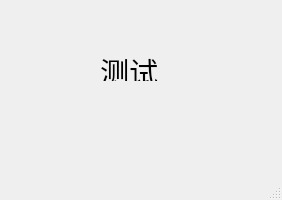
<?xml version="1.0" encoding="UTF-8"?>
<ui version="4.0">
 <class>MainWindow</class>
 <widget class="QMainWindow" name="MainWindow">
  <property name="geometry">
   <rect>
    <x>0</x>
    <y>0</y>
    <width>282</width>
    <height>200</height>
   </rect>
  </property>
  <property name="windowTitle">
   <string>MainWindow</string>
  </property>
  <widget class="QWidget" name="centralwidget">
   <widget class="QLabel" name="label">
    <property name="geometry">
     <rect>
      <x>100</x>
      <y>50</y>
      <width>61</width>
      <height>31</height>
     </rect>
    </property>
    <property name="text">
     <string>&lt;html&gt;&lt;head/&gt;&lt;body&gt;&lt;p&gt;&lt;span style=&quot; font-size:22pt;&quot;&gt;测试&lt;/span&gt;&lt;/p&gt;&lt;/body&gt;&lt;/html&gt;</string>
    </property>
   </widget>
  </widget>
  <widget class="QMenuBar" name="menubar">
   <property name="geometry">
    <rect>
     <x>0</x>
     <y>0</y>
     <width>282</width>
     <height>23</height>
    </rect>
   </property>
  </widget>
  <widget class="QStatusBar" name="statusbar"/>
 </widget>
 <resources/>
 <connections/>
</ui>
